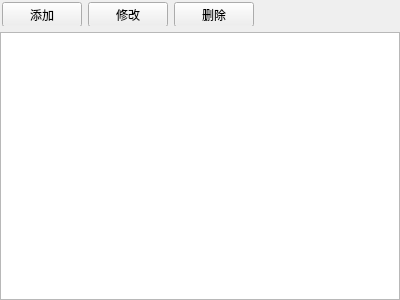
<?xml version="1.0" encoding="UTF-8"?>
<ui version="4.0">
 <class>DockList</class>
 <widget class="QDockWidget" name="DockList">
  <property name="geometry">
   <rect>
    <x>0</x>
    <y>0</y>
    <width>400</width>
    <height>300</height>
   </rect>
  </property>
  <property name="windowTitle">
   <string>DockWidget</string>
  </property>
  <widget class="QWidget" name="dockWidgetContents">
   <layout class="QGridLayout" name="gridLayout">
    <property name="margin">
     <number>0</number>
    </property>
    <item row="1" column="0">
     <widget class="QWidget" name="widget" native="true">
      <property name="minimumSize">
       <size>
        <width>0</width>
        <height>26</height>
       </size>
      </property>
      <widget class="QWidget" name="horizontalLayoutWidget">
       <property name="geometry">
        <rect>
         <x>2</x>
         <y>2</y>
         <width>400</width>
         <height>25</height>
        </rect>
       </property>
       <layout class="QHBoxLayout" name="horizontalLayout">
        <item>
         <widget class="QPushButton" name="pushButton">
          <property name="text">
           <string>添加</string>
          </property>
         </widget>
        </item>
        <item>
         <widget class="QPushButton" name="pushButton_2">
          <property name="text">
           <string>修改</string>
          </property>
         </widget>
        </item>
        <item>
         <widget class="QPushButton" name="pushButton_3">
          <property name="text">
           <string>删除</string>
          </property>
         </widget>
        </item>
        <item>
         <spacer name="horizontalSpacer">
          <property name="orientation">
           <enum>Qt::Horizontal</enum>
          </property>
          <property name="sizeHint" stdset="0">
           <size>
            <width>40</width>
            <height>20</height>
           </size>
          </property>
         </spacer>
        </item>
       </layout>
      </widget>
     </widget>
    </item>
    <item row="4" column="0">
     <widget class="QListView" name="listView"/>
    </item>
   </layout>
  </widget>
 </widget>
 <resources/>
 <connections/>
</ui>
